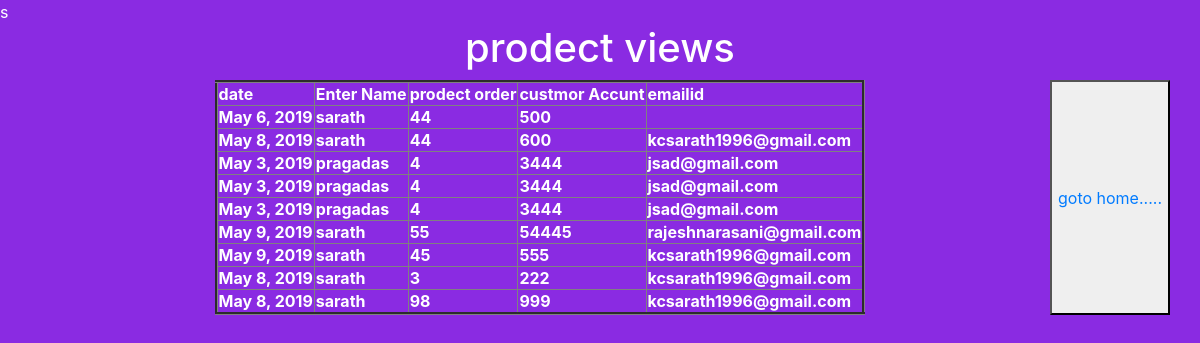
Screenshot of /view/ with the database file from the repository.
### pragadasapp/models.py (models this page shows)
class Progadas(models.Model):
    date=models.DateField()
    customer_name=models.CharField(max_length=50)
    prodect_order=models.IntegerField()
    cus_amount=models.IntegerField()
    email=models.EmailField(max_length=60)

### pragadasapp/views.py (the view)
# urls.py: url(r'^view/',views.views_view),
def views_view(request):
    val=Progadas.objects.all()
    print(val)
    return render(request,'view.html',{"data":val})

### templates/view.html (shortened to what this page needs)
<html>
<head>
  <link rel="stylesheet" href="https://maxcdn.bootstrapcdn.com/bootstrap/4.3.1/css/bootstrap.min.css">
</head>
<center><h1>prodect views</h1></center>
<div class="container">
    <div class="row">
        <table align="center" border="3">
            <tr>
                <th>date</th>
                <th>Enter Name</th>
                <th>prodect order</th>
                <th>custmor Accunt</th>
                <th>emailid</th>
            </tr>
            <tr>
                <tr>
            {% for x in data %}
            <th>{{x.date }}</th>
            <th>{{x.customer_name}}</th>
            <th>{{x.prodect_order }}</th>
            <th>{{x.cus_amount }}</th>
            <th>{{x.email }}</th>
        </tr>
            {% endfor %}
        </table>
    <tr>
        <th></th> <button><a href="/home/">goto home.....</a></button></center>
    </tr>
    </div>
</div>
</html>

### rows the page displays
Progadas: date "May 6, 2019", customer_name "sarath", prodect_order "44", cus_amount "500"
Progadas: date "May 8, 2019", customer_name "sarath", prodect_order "44", cus_amount "600", email "kcsarath1996@gmail.com"
Progadas: date "May 3, 2019", customer_name "pragadas", prodect_order "4", cus_amount "3444", email "jsad@gmail.com"
Progadas: date "May 3, 2019", customer_name "pragadas", prodect_order "4", cus_amount "3444", email "jsad@gmail.com"
Progadas: date "May 3, 2019", customer_name "pragadas", prodect_order "4", cus_amount "3444", email "jsad@gmail.com"
Progadas: date "May 9, 2019", customer_name "sarath", prodect_order "55", cus_amount "54445", email "rajeshnarasani@gmail.com"
Progadas: date "May 9, 2019", customer_name "sarath", prodect_order "45", cus_amount "555", email "kcsarath1996@gmail.com"
Progadas: date "May 8, 2019", customer_name "sarath", prodect_order "3", cus_amount "222", email "kcsarath1996@gmail.com"
Progadas: date "May 8, 2019", customer_name "sarath", prodect_order "98", cus_amount "999", email "kcsarath1996@gmail.com"
